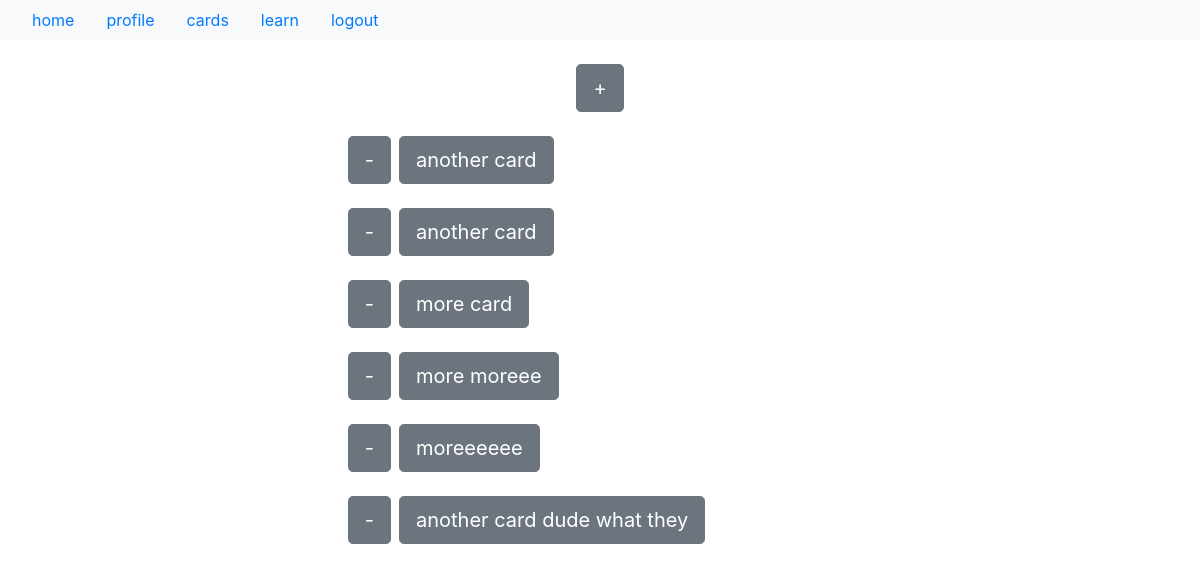
The app's page /cards/elias1 (signed in) with its own data.
### app/models.py (models this page shows, shortened)
class Card(db.Model):
    id = db.Column(db.Integer, primary_key=True)
    type = db.Column(db.Integer) # 1 for text 2 for code
    front = db.Column(db.String(300))
    back = db.Column(db.String(1000))
    known = db.Column(db.Boolean, default=False)
    timestamp = db.Column(db.DateTime, index=True, default=datetime.utcnow)
    user_id = db.Column(db.Integer, db.ForeignKey('user.id'))

### app/routes.py (the view)
@app.route('/cards/<username>') # '<>' denotes dynamic componenet
@login_required
def cards(username):
    user = User.query.filter_by(username=username).first_or_404()
    cards = Card.query.filter_by(author=current_user)
    return render_template('cards.html', user=user, cards=cards)

### app/models.py (called while the page is built)
@login.user_loader
def load_user(id):
    return User.query.get(int(id))

### app/routes.py (called while the page is built)
@app.before_request
def before_request():
    if current_user.is_authenticated:
        current_user.last_seen = datetime.utcnow()
        db.session.commit()

### app/templates/cards.html
{% extends "base.html" %}
{% block content %}
<div class="d-flex justify-content-center">
<a class="btn btn-lg btn-secondary" href="{{ url_for('add_card') }}">+</a>
</div>
<br>
    {% for card in cards %}
        <div class="row">
            <div class="col-md-4 px-1">
                <div class="d-flex justify-content-end">
                    <a class="btn btn-lg btn-secondary" href="{{ url_for('delete', card_id=card.id) }}">-</a>
                </div>
            </div>
            <div class="col-md-4 px-1">
                <div class="d-flex justify-content-start">
                    <a class="btn btn-lg btn-secondary" href="{{ url_for('edit', card_id=card.id) }}">{{ card.front }}</a>
                </div>
            </div>
            <div class="col-md-4 px-1">
            </div>
        </div>
        <br>
    {% endfor %}
{% endblock %}

### records on screen
Card: front "another card"
Card: front "another card"
Card: front "more card"
Card: front "more moreee"
Card: front "moreeeeee"
Card: front "another card dude what they"
